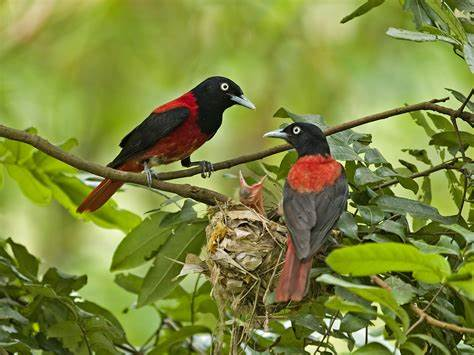
#> input picture HW7/OIP-C.jpg, 474 x 355 px
$ jupyter execute --allow-errors Untitled.ipynb
#> lines starting #> are read from the running program, lines starting #| are printed output that depends on the picture; after the words box and inside, x2 and y2 are one past the last pixel; in counts of white or black regions, pixels touching at a corner belong together; long printed decimals are rounded
## GLCM提取特征

[cell 1]
import cv2
import math
import matplotlib.pyplot as plt
# 定义的最大灰度级数
gray_level = 16

[cell 2]
def maxGrayLevel(img):
    max_gray_level = 0
    (height, width) = img.shape
    print("img shape: ", height, width)
    for y in range(height):
        for x in range(width):
            if img[y][x] > max_gray_level:
                max_gray_level = img[y][x]
    return max_gray_level + 1

[cell 3]
def getGlcm(input, d_x, d_y):
    srcdata = input.copy()
    ret = [[0.0 for i in range(gray_level)] for j in range(gray_level)]
    (height, width) = input.shape
    max_gray_level = maxGrayLevel(input)

    # 若灰度级数大于gray_level，则将图像的灰度级缩小至gray_level，减小灰度共生矩阵的大小
    if max_gray_level > gray_level:
        for j in range(height):
            for i in range(width):
                srcdata[j][i] = srcdata[j][i] * gray_level / max_gray_level
    for j in range(height - d_y):
        for i in range(width - d_x):
            rows = srcdata[j][i]
            cols = srcdata[j + d_y][i + d_x]
            ret[rows][cols] += 1.0
    for i in range(gray_level):
        for j in range(gray_level):
            ret[i][j] /= float(height * width)

    return ret

[cell 4]
def feature_computer(p):
    Cont, Entr, Asm, Idm = 0.0, 0.0, 0.0, 0.0
    for i in range(gray_level):
        for j in range(gray_level):
            Cont += (i - j) * (i - j) * p[i][j]
            Asm += p[i][j] * p[i][j]
            Idm += p[i][j] / (1 + (i - j) * (i - j))
            if p[i][j] > 0.0:
                Entr += p[i][j] * math.log(p[i][j])
    return Asm, Cont, -Entr, Idm

[cell 5]
def calculate_glcm(image_name):
#> called with image_name = './OIP-C.jpg'
    img = cv2.imread(image_name)
#> img is the input picture: shape (355, 474, 3); mean B, G, R 61.1, 135.8, 125.2
    try:
        img_shape = img.shape
#> img_shape = (355, 474, 3)
    except:
        print('imread error')
        return

    img = cv2.resize(img, (img_shape[1] // 2, img_shape[0] // 2), interpolation=cv2.INTER_CUBIC)
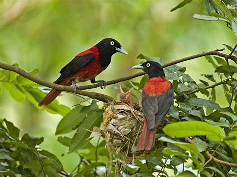
#> img: shape (177, 237, 3); mean B, G, R 61.1, 135.8, 125.2
    img_gray = cv2.cvtColor(img, cv2.COLOR_BGR2GRAY)
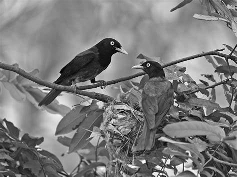
#> img_gray: shape (177, 237); min 0, max 254, mean 124.1

    glcm_0 = getGlcm(img_gray, 1, 0)  # 1,0 时为水平相邻：也就是0度时；
#| img shape:  177 237
#> after the loop in maxGrayLevel, `for y in range(height):`: max_gray_level = 254
#> in getGlcm, `max_gray_level = maxGrayLevel(input)`: max_gray_level = 255
#> after the loop in getGlcm, `for j in range(height - d_y):`: ret = 16 items
#> glcm_0 = 16 items
    # glcm_1=getGlcm(img_gray, 0,1)  # 0,1 时为上下相邻，也就是90度时；
    # glcm_2=getGlcm(img_gray, 1,1)  # 1,1 时为对角相邻，也就是45度时；
    # glcm_3=getGlcm(img_gray, -1,1) # -1,1 时,即135度 ；

    asm, con, entr, idm = feature_computer(glcm_0)
#> after the loop in feature_computer, `for i in range(gray_level):`: Asm = 0.0409; Cont = 2.84; Entr = -3.92; Idm = 0.703
#> asm = 0.0409; con = 2.84; entr = 3.92; idm = 0.703

    return [asm, con, entr, idm]

[cell 6]
res = calculate_glcm("./OIP-C.jpg")
#> res = [0.0409, 2.84, 3.92, 0.703]
print(res)
#| [0.04095, 2.837, 3.923, 0.7027]

## Susan角点检测

[cell 7]
import cv2
import numpy as np
from matplotlib import pyplot as plt, cm

[cell 8]
def get_susan_mask():
   mask=np.ones((7,7))
   mask[0,0]=0;mask[0,1]=0;mask[0,5]=0;mask[0,6]=0;
   mask[1,0]=0;mask[1,6]=0;
   mask[5,0]=0;mask[5,6]=0;mask[6,0]=0;mask[6,1]=0;
   mask[6,5]=0;mask[6,6]=0;
   return mask

[cell 9]
def susan_corner_detect(img_src,t=10):
   susan_mask = get_susan_mask()
   img = img_src.copy()
   row_s,col_s = 3,3
   row_e,col_e = img_src.shape[0]-3,img.shape[1]-3
   n_max = 0
   n_arr=37*np.ones(img.shape) # 初始认为没有角点
   for r in range(row_s,row_e):#遍历所有行
      for c in range(col_s,col_e):#遍历所有列
         susan_zone = img[r-3:r+3+1,c-3:c+3+1]#获取矩形区域
         susan_zone = susan_zone[susan_mask!=0]#使用mask截取圆形区域
         r0 = img[r,c]
         similarity = np.exp(-((1.0*susan_zone-r0)/t)**6 )
         n=np.sum(similarity)
         if n>n_max:
            n_max = n
         n_arr[r,c] = n
   g = n_max /2
   R = np.zeros(img.shape)
   index = n_arr<g       #小于g，认为是可能的角点，越小，可能性越大
   R[index] = g-n_arr[index] # 取反，所以R越大，是角点的可能性越大

   plt.figure()
   plt.title("edge")
   plt.imshow((6.37 * n_arr).astype(np.uint8), cmap=cm.gray)
   return R

[cell 10]
img_src = cv2.imread('./OIP-C.jpg',-1)
if len(img_src.shape)==3:
   img_src = cv2.cvtColor(img_src,cv2.COLOR_BGR2GRAY)
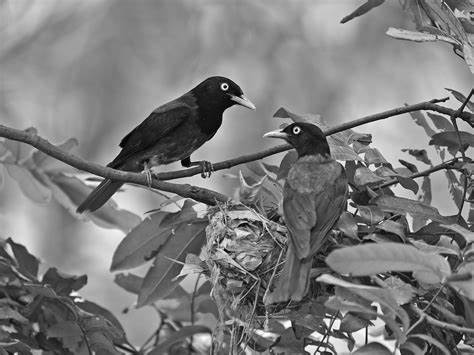
#> img_src: shape (355, 474); min 0, max 254, mean 124.1
corner = susan_corner_detect(img_src)
#> after the loop in susan_corner_detect, `for r in range(row_s,row_e):#遍历所有行`:
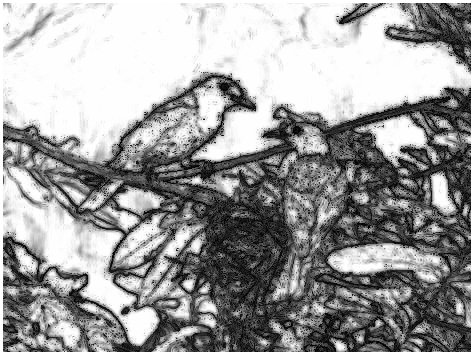
#> n_arr: shape (355, 474) float64; min 1, max 37, mean 23.3; drawn with min black and max white
#> after the loop in susan_corner_detect, `for r in range(row_s,row_e):#遍历所有行`: n_max = 37
#> in susan_corner_detect, `g = n_max /2`: g = 18.5
#> in susan_corner_detect, `index = n_arr<g`:
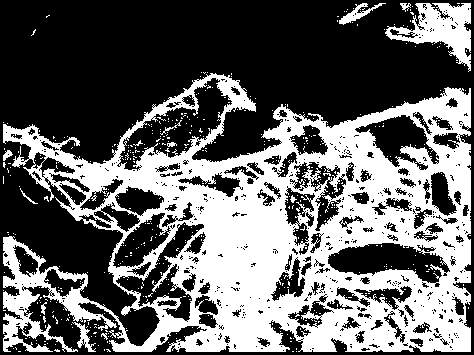
#> index: shape (355, 474) bool; 39.8% white; 532 white regions (520 under 20 px), largest, box (x1, y1, x2, y2) and area: (3, 73, 471, 352) 62431, (385, 3, 471, 72) 2562, (339, 3, 386, 25) 305
#> in susan_corner_detect, `R[index] = g-n_arr[index]`:
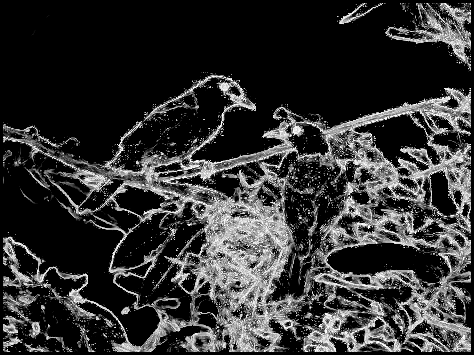
#> R: shape (355, 474) float64; min 0, max 17.5, mean 3.49; drawn with min black and max white

img_show = cv2.cvtColor(img_src, cv2.COLOR_GRAY2BGR)
img_show[corner != 0] = (255, 0, 0)
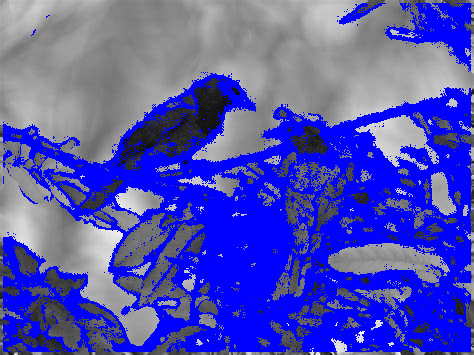
#> img_show: shape (355, 474, 3); mean B, G, R 182.1, 80.7, 80.7
plt.figure()
plt.title("original corners")
plt.imshow(img_show, cmap='gray')
plt.show()
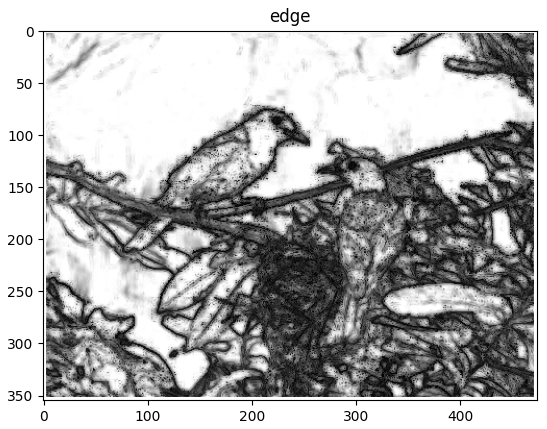
#> figure drawn by matplotlib, 1 panel
